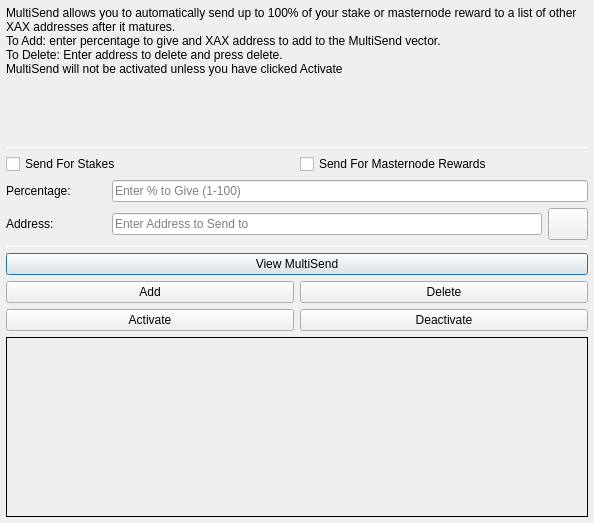
<?xml version="1.0" encoding="UTF-8"?>
<ui version="4.0">
 <class>MultiSendDialog</class>
 <widget class="QDialog" name="MultiSendDialog">
  <property name="windowModality">
   <enum>Qt::NonModal</enum>
  </property>
  <property name="geometry">
   <rect>
    <x>0</x>
    <y>0</y>
    <width>594</width>
    <height>523</height>
   </rect>
  </property>
  <property name="windowTitle">
   <string>MultiSend</string>
  </property>
  <layout class="QVBoxLayout" name="verticalLayout" stretch="0">
   <property name="leftMargin">
    <number>6</number>
   </property>
   <property name="topMargin">
    <number>6</number>
   </property>
   <property name="rightMargin">
    <number>6</number>
   </property>
   <property name="bottomMargin">
    <number>6</number>
   </property>
   <item>
    <layout class="QVBoxLayout" name="verticalLayout_Main" stretch="1,1,1,1,1,1">
     <item>
      <widget class="QLabel" name="label_2">
       <property name="lineWidth">
        <number>1</number>
       </property>
       <property name="text">
        <string>MultiSend allows you to automatically send up to 100% of your stake or masternode reward to a list of other XAX addresses after it matures.
To Add: enter percentage to give and XAX address to add to the MultiSend vector.
To Delete: Enter address to delete and press delete.
MultiSend will not be activated unless you have clicked Activate</string>
       </property>
       <property name="alignment">
        <set>Qt::AlignLeading|Qt::AlignLeft|Qt::AlignTop</set>
       </property>
       <property name="wordWrap">
        <bool>true</bool>
       </property>
      </widget>
     </item>
     <item>
      <widget class="Line" name="line">
       <property name="minimumSize">
        <size>
         <width>0</width>
         <height>1</height>
        </size>
       </property>
       <property name="maximumSize">
        <size>
         <width>16777215</width>
         <height>1</height>
        </size>
       </property>
       <property name="orientation">
        <enum>Qt::Horizontal</enum>
       </property>
      </widget>
     </item>
     <item>
      <layout class="QVBoxLayout" name="verticalLayout_Settings">
       <item>
        <layout class="QHBoxLayout" name="horizontalLayout">
         <item>
          <widget class="QCheckBox" name="multiSendStakeCheckBox">
           <property name="text">
            <string>Send For Stakes</string>
           </property>
          </widget>
         </item>
         <item>
          <widget class="QCheckBox" name="multiSendMasternodeCheckBox">
           <property name="text">
            <string>Send For Masternode Rewards</string>
           </property>
          </widget>
         </item>
        </layout>
       </item>
       <item>
        <layout class="QHBoxLayout" name="horizontalLayout_6">
         <item>
          <widget class="QLabel" name="label">
           <property name="minimumSize">
            <size>
             <width>100</width>
             <height>0</height>
            </size>
           </property>
           <property name="toolTip">
            <string>Percentage of stake to send</string>
           </property>
           <property name="text">
            <string>Percentage:</string>
           </property>
          </widget>
         </item>
         <item>
          <widget class="QLineEdit" name="multiSendPercentEdit">
           <property name="toolTip">
            <string>Enter whole numbers 1 - 100</string>
           </property>
           <property name="placeholderText">
            <string>Enter % to Give (1-100)</string>
           </property>
          </widget>
         </item>
        </layout>
       </item>
       <item>
        <layout class="QHBoxLayout" name="horizontalLayout_7">
         <item>
          <widget class="QLabel" name="label_5">
           <property name="minimumSize">
            <size>
             <width>100</width>
             <height>0</height>
            </size>
           </property>
           <property name="toolTip">
            <string>Address to send portion of stake to</string>
           </property>
           <property name="text">
            <string>Address:</string>
           </property>
          </widget>
         </item>
         <item>
          <widget class="QLineEdit" name="multiSendAddressEdit">
           <property name="toolTip">
            <string/>
           </property>
           <property name="placeholderText">
            <string>Enter Address to Send to</string>
           </property>
          </widget>
         </item>
         <item>
          <widget class="QPushButton" name="addressBookButton">
           <property name="maximumSize">
            <size>
             <width>16777215</width>
             <height>32</height>
            </size>
           </property>
           <property name="toolTip">
            <string>Choose an address from the address book</string>
           </property>
           <property name="text">
            <string/>
           </property>
           <property name="icon">
            <iconset resource="../artax.qrc">
             <normaloff>:/icons/address-book</normaloff>:/icons/address-book</iconset>
           </property>
           <property name="shortcut">
            <string>Alt+A</string>
           </property>
           <property name="autoDefault">
            <bool>false</bool>
           </property>
          </widget>
         </item>
        </layout>
       </item>
      </layout>
     </item>
     <item>
      <widget class="Line" name="line_2">
       <property name="minimumSize">
        <size>
         <width>0</width>
         <height>1</height>
        </size>
       </property>
       <property name="maximumSize">
        <size>
         <width>16777215</width>
         <height>1</height>
        </size>
       </property>
       <property name="orientation">
        <enum>Qt::Horizontal</enum>
       </property>
      </widget>
     </item>
     <item>
      <layout class="QVBoxLayout" name="verticalLayout_Buttons">
       <item>
        <layout class="QHBoxLayout" name="horizontalLayout_4">
         <item>
          <widget class="QPushButton" name="viewButton">
           <property name="toolTip">
            <string/>
           </property>
           <property name="statusTip">
            <string>View MultiSend Vector</string>
           </property>
           <property name="text">
            <string>View MultiSend</string>
           </property>
          </widget>
         </item>
        </layout>
       </item>
       <item>
        <layout class="QHBoxLayout" name="horizontalLayout_2">
         <item>
          <widget class="QPushButton" name="addButton">
           <property name="toolTip">
            <string/>
           </property>
           <property name="statusTip">
            <string>Add to MultiSend Vector</string>
           </property>
           <property name="text">
            <string>Add</string>
           </property>
          </widget>
         </item>
         <item>
          <widget class="QPushButton" name="deleteButton">
           <property name="toolTip">
            <string/>
           </property>
           <property name="statusTip">
            <string>Delete Address From MultiSend Vector</string>
           </property>
           <property name="text">
            <string>Delete</string>
           </property>
          </widget>
         </item>
        </layout>
       </item>
       <item>
        <layout class="QHBoxLayout" name="horizontalLayout_5">
         <item>
          <widget class="QPushButton" name="activateButton">
           <property name="statusTip">
            <string>Activate MultiSend</string>
           </property>
           <property name="text">
            <string>Activate</string>
           </property>
          </widget>
         </item>
         <item>
          <widget class="QPushButton" name="disableButton">
           <property name="statusTip">
            <string>Deactivate MultiSend</string>
           </property>
           <property name="text">
            <string>Deactivate</string>
           </property>
          </widget>
         </item>
        </layout>
       </item>
      </layout>
     </item>
     <item>
      <widget class="QLabel" name="message">
       <property name="minimumSize">
        <size>
         <width>0</width>
         <height>180</height>
        </size>
       </property>
       <property name="frameShape">
        <enum>QFrame::Panel</enum>
       </property>
       <property name="frameShadow">
        <enum>QFrame::Plain</enum>
       </property>
       <property name="lineWidth">
        <number>1</number>
       </property>
       <property name="midLineWidth">
        <number>1</number>
       </property>
       <property name="text">
        <string/>
       </property>
       <property name="alignment">
        <set>Qt::AlignLeading|Qt::AlignLeft|Qt::AlignTop</set>
       </property>
       <property name="wordWrap">
        <bool>true</bool>
       </property>
      </widget>
     </item>
    </layout>
   </item>
  </layout>
 </widget>
 <resources>
  <include location="../artax.qrc"/>
 </resources>
 <connections/>
</ui>
